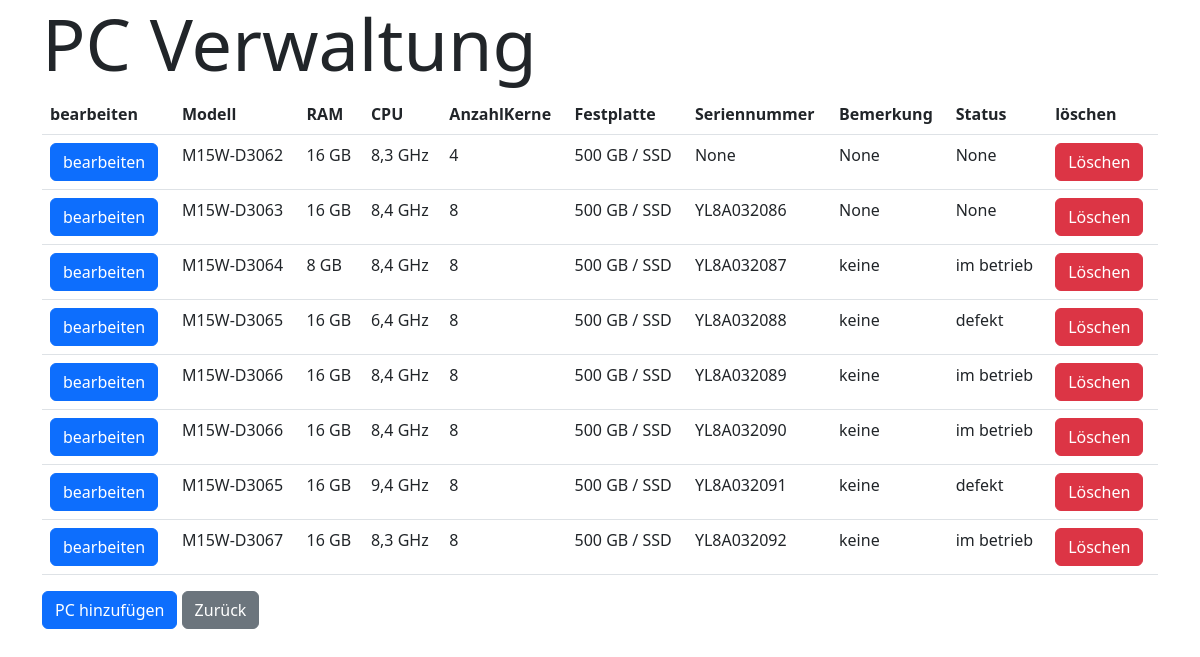
Page /itinventory/pcs/ on the committed database.
### itinventory/models.py (models this page shows)
class Pcs(models.Model):
    modell = models.CharField(max_length=255)
    RAM = models.CharField(max_length=255)
    CPU = models.CharField(max_length=255)
    anzahlkerne = models.CharField(max_length=255)
    festplatte = models.CharField(max_length=255, null=True)
    serialnummer = models.CharField(max_length=50,default=None, null=True, blank=True)
    monitor1 = models.CharField(max_length=50,default=None, null=True, blank=True)
    monitor2 = models.CharField(max_length=50,default=None, null=True, blank=True)
    bemaerkung = models.CharField(max_length=300,default=None, null=True, blank=True)
    status = models.CharField(max_length=100,default=None, null=True, blank=True)

### itinventory/views.py (the view)
# urls.py: path('pcs/', views.pcs, name='pcs'),
def pcs(request):
    mypcs = Pcs.objects.all().values()
    template = loader.get_template('pcs.html')
    context = {
        'mypcs': mypcs,
    }
    return HttpResponse(template.render(context, request))

### itinventory/templates/pcs.html (shortened to what this page needs)
<!doctype html>
<html lang="en">
  <head>
    <link href="https://cdn.jsdelivr.net/npm/bootstrap@5.2.2/dist/css/bootstrap.min.css" rel="stylesheet">
    <link rel="icon" href="https://usercontent.one/wp/www.qa-rheinruhr.de/wp-content/uploads/favicon.png" sizes="32x32">  </head>
  <body>
    <div class="container" >
        <div class="row">
            <div class="col-12">
              <h1 class="display-2">PC Verwaltung</h1>
              <form action="/itinventory/addplatz/addplatzRecord/" method="post">
                <div class="table-responsive">
                <table class="table">
                  <tr>
                    <th>bearbeiten</th>
                    <th>Modell</th>
                    <th>RAM</th>
                    <th>CPU</th>
                    <th>AnzahlKerne</th>
                    <th>Festplatte</th>
                    <th>Seriennummer</th>
                    <th>Bemerkung</th>
                    <th>Status</th>
                    <th>löschen</th>
                  </tr>
                  {% for x in mypcs %}
                  <tr>
                    <td><a href="/itinventory/updatePc/{{ x.id }}" class="btn btn-primary">bearbeiten</a></td>
                    <td>{{ x.modell }}</td>
                    <td>{{ x.RAM }}</td>
                    <td>{{ x.CPU }}</td>
                    <td>{{ x.anzahlkerne }}</td>
                    <td>{{ x.festplatte }}</td>
                    <td>{{ x.serialnummer }}</td>
                    <td>{{ x.bemaerkung }}</td>
                    <td>{{ x.status }}</td>
                    <td><a href="/itinventory/delPc/{{ x.id }}" class="btn btn-danger">Löschen</a></td>
                </tr>
                {% endfor %}
                </table>
              </div>
                <a href="/itinventory/addpc/" class="btn btn-primary">PC hinzufügen</a>
                <a href="/itinventory/" class="btn btn-secondary">Zurück</a>
              </form>
            </div>
        </div>
    </div>
  </body>
</html>

### rows in the picture
Pcs: modell "M15W-D3062", RAM "16 GB", CPU "8,3 GHz", anzahlkerne "4", festplatte "500 GB / SSD", serialnummer "None", bemaerkung "None", status "None"
Pcs: modell "M15W-D3063", RAM "16 GB", CPU "8,4 GHz", anzahlkerne "8", festplatte "500 GB / SSD", serialnummer "YL8A032086", bemaerkung "None", status "None"
Pcs: modell "M15W-D3064", RAM "8 GB", CPU "8,4 GHz", anzahlkerne "8", festplatte "500 GB / SSD", serialnummer "YL8A032087", bemaerkung "keine", status "im betrieb"
Pcs: modell "M15W-D3065", RAM "16 GB", CPU "6,4 GHz", anzahlkerne "8", festplatte "500 GB / SSD", serialnummer "YL8A032088", bemaerkung "keine", status "defekt"
Pcs: modell "M15W-D3066", RAM "16 GB", CPU "8,4 GHz", anzahlkerne "8", festplatte "500 GB / SSD", serialnummer "YL8A032089", bemaerkung "keine", status "im betrieb"
Pcs: modell "M15W-D3066", RAM "16 GB", CPU "8,4 GHz", anzahlkerne "8", festplatte "500 GB / SSD", serialnummer "YL8A032090", bemaerkung "keine", status "im betrieb"
Pcs: modell "M15W-D3065", RAM "16 GB", CPU "9,4 GHz", anzahlkerne "8", festplatte "500 GB / SSD", serialnummer "YL8A032091", bemaerkung "keine", status "defekt"
Pcs: modell "M15W-D3067", RAM "16 GB", CPU "8,3 GHz", anzahlkerne "8", festplatte "500 GB / SSD", serialnummer "YL8A032092", bemaerkung "keine", status "im betrieb"
